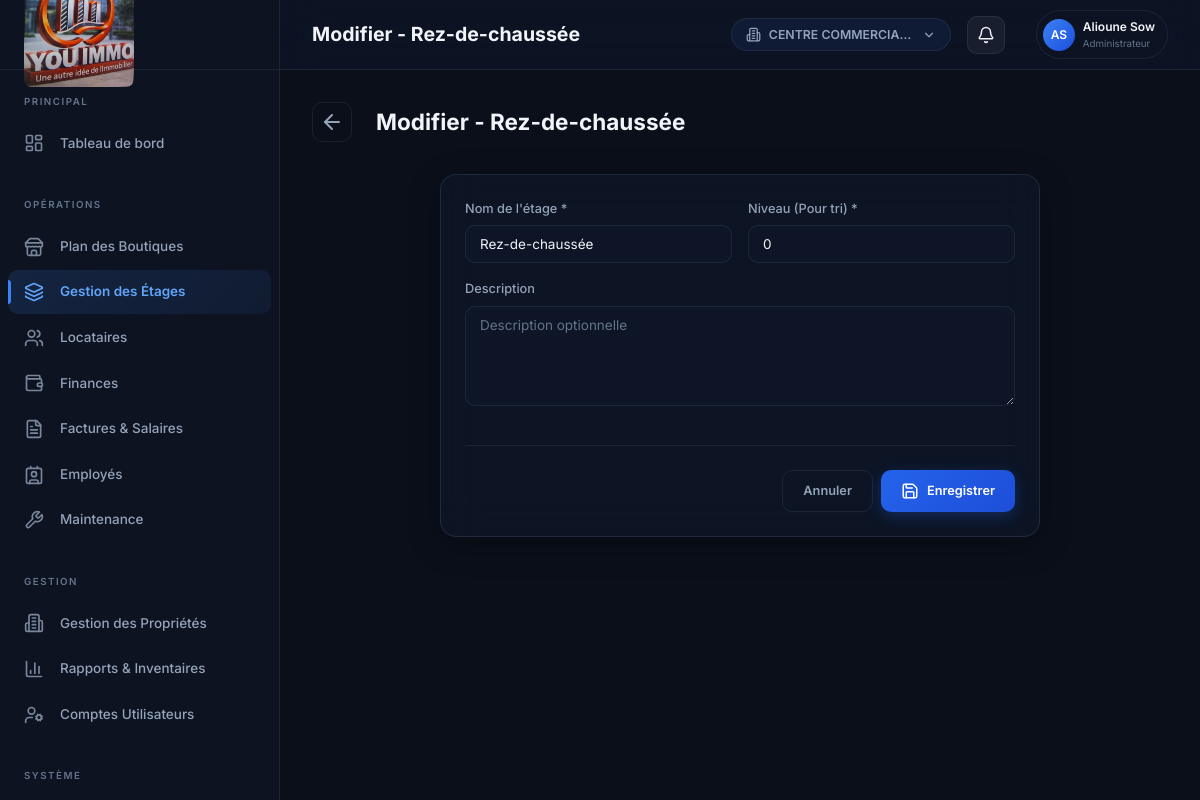
The app's page /locataires/etages/18/modifier/ (signed in) with its own data.
### tenants/models.py (models this page shows, shortened)
class Mall(models.Model):
    PROPERTY_TYPES = [
        ('mall', 'Centre Commercial'),
        ('building', 'Immeuble'),
        ('house', 'Maison / Villa'),
    ]
    name = models.CharField(max_length=200, verbose_name='Nom de la propriété')
    property_type = models.CharField(max_length=20, choices=PROPERTY_TYPES, default='mall', verbose_name='Type de propriété')
    address = models.TextField(blank=True, verbose_name='Adresse')
    description = models.TextField(blank=True, verbose_name='Description')
    created_at = models.DateTimeField(auto_now_add=True)
    class Meta:
        ordering = ['name']
        verbose_name = 'Propriété'
        verbose_name_plural = 'Propriétés'

class Floor(models.Model):
    mall = models.ForeignKey(Mall, on_delete=models.CASCADE, related_name='floors', verbose_name='Centre Commercial', null=True, blank=True)
    name = models.CharField(max_length=50, verbose_name='Nom (ex: Rez-de-chaussée, 1er étage)')
    level = models.IntegerField(default=0, verbose_name='Niveau (pour le tri, ex: 0, 1, 2, -1)')
    description = models.TextField(blank=True, verbose_name='Description')
    created_at = models.DateTimeField(auto_now_add=True)
    class Meta:
        ordering = ['level', 'name']
        verbose_name = 'Étage'
        verbose_name_plural = 'Étages'

### core/models.py (models this page shows, shortened)
class UserProfile(models.Model):
    ROLE_CHOICES = [
        ('admin', 'Administrateur'),
        ('manager', 'Manager'),
        ('accountant', 'Comptable'),
        ('maintenance', 'Agent de Maintenance'),
        ('secretary', 'Secrétaire'),
        ('employee', 'Employé'),
    ]
    user = models.OneToOneField(User, on_delete=models.CASCADE, related_name='profile')
    role = models.CharField(max_length=20, choices=ROLE_CHOICES, default='employee')
    phone = models.CharField(max_length=20, blank=True)
    avatar = models.ImageField(upload_to='avatars/', blank=True, null=True)
    class Meta:
        verbose_name = 'Profil utilisateur'
        verbose_name_plural = 'Profils utilisateurs'

### tenants/views.py (the view, shortened to what this page needs)
# urls.py: path('etages/<int:pk>/modifier/', views.FloorUpdateView.as_view(), name='floor_update'),
class FloorUpdateView(LoginRequiredMixin, UpdateView):
    model = Floor
    form_class = FloorForm
    template_name = 'tenants/floor_form.html'
    success_url = reverse_lazy('floor_list')
    def get_context_data(self, **kwargs):
        context = super().get_context_data(**kwargs)
        context['active_menu'] = 'floors'
        context['title'] = f"Modifier - {self.object.name}"
        return context

### tenants/forms.py
class FloorForm(forms.ModelForm):
    class Meta:
        model = Floor
        fields = ['name', 'level', 'description']
        widgets = {
            'name': forms.TextInput(attrs={'class': 'form-control', 'placeholder': 'Ex: Rez-de-chaussée, 1er étage'}),
            'level': forms.NumberInput(attrs={'class': 'form-control', 'placeholder': 'Pour le tri (ex: 0, 1, 2)'}),
            'description': forms.Textarea(attrs={'class': 'form-control', 'rows': 3, 'placeholder': 'Description optionnelle'}),
        }

### templates/tenants/floor_form.html (shortened to what this page needs)
{% extends 'base.html' %}
{% block page_title %}{{ title }}{% endblock %}
{% block content %}
<div class="detail-header animate-in">
    <a href="{% url 'floor_list' %}" class="back-btn">
        <i data-lucide="arrow-left"></i>
    </a>
    <div>
        <h2>{{ title }}</h2>
    </div>
</div>
<div class="card animate-in" style="max-width: 600px; margin: 0 auto; animation-delay: 0.1s;">
    <div class="card-body">
        <form method="post" class="form">
            <div class="form-row">
                <div class="form-group">
                    <label class="form-label">Nom de l'étage *</label>
                    {{ form.name }}
                </div>
                <div class="form-group">
                    <label class="form-label">Niveau (Pour tri) *</label>
                    {{ form.level }}
                </div>
            </div>
            <div class="form-group">
                <label class="form-label">Description</label>
                {{ form.description }}
            </div>
            <div class="form-actions">
                <a href="{% url 'floor_list' %}" class="btn btn-outline">Annuler</a>
                <button type="submit" class="btn btn-primary">
                    <i data-lucide="save"></i> Enregistrer
                </button>
            </div>
        </form>
    </div>
</div>
{% endblock %}

### templates/base.html (shortened to what this page needs)
<!DOCTYPE html>
<html lang="fr">
<head>
    {% load static %}
    <link rel="stylesheet" href="{% static 'css/style.css' %}?v={% now 'U' %}">
</head>
<body>
    {% if user.is_authenticated %}
    <div class="app-layout">
        <aside class="sidebar" id="sidebar">
            <div class="sidebar-logo">
                <img src="{% static 'images/logo.png' %}?v={% now 'U' %}" alt="YOU IMMO" style="width: 100%; max-width: 110px; height: auto; object-fit: contain; border-radius: 8px;">
            </div>
            <nav class="sidebar-nav">
                {% if user.tenant %}
                <div class="nav-section">
                    <div class="nav-section-title">Principal</div>
                    <a href="{% url 'tenant_dashboard' %}" class="nav-item {% if active_menu == 'tenant_dashboard' %}active{% endif %}">
                        <i data-lucide="layout-dashboard" class="nav-icon"></i>
                        <span>Mon Tableau de bord</span>
                    </a>
                </div>
                <div class="nav-section">
                    <div class="nav-section-title">Demandes</div>
                    <a href="{% url 'tenant_maintenance_create' %}" class="nav-item {% if active_menu == 'tenant_maintenance' %}active{% endif %}">
                        <i data-lucide="wrench" class="nav-icon"></i>
                        <span>Signaler une Panne</span>
                    </a>
                </div>
                <div class="nav-section" style="margin-top: auto;">
                    <form action="{% url 'logout' %}" method="post" id="logoutForm" style="display: none;">
                        {% csrf_token %}
                    </form>
                    <a href="#" onclick="document.getElementById('logoutForm').submit(); return false;" class="nav-item" style="color: var(--danger);">
                        <i data-lucide="log-out" class="nav-icon"></i>
                        <span>Déconnexion</span>
                    </a>
                </div>
                {% else %}
                <div class="nav-section">
                    <div class="nav-section-title">Principal</div>
                    <a href="{% url 'dashboard' %}" class="nav-item {% if active_menu == 'dashboard' %}active{% endif %}">
                        <i data-lucide="layout-dashboard" class="nav-icon"></i>
                        <span>Tableau de bord</span>
                    </a>
                </div>
                <div class="nav-section">
                    <div class="nav-section-title">Opérations</div>
                    {% if user.is_superuser or user.profile.role == 'admin' or user.profile.role == 'manager' or user.profile.role == 'secretary' %}
                    <a href="{% url 'shop_list' %}" class="nav-item {% if active_menu == 'shops' %}active{% endif %}">
                        <i data-lucide="store" class="nav-icon"></i>
                        <span>Plan des Boutiques</span>
                    </a>
                    <a href="{% url 'floor_list' %}" class="nav-item {% if active_menu == 'floors' %}active{% endif %}">
                        <i data-lucide="layers" class="nav-icon"></i>
                        <span>Gestion des Étages</span>
                    </a>
                    {% endif %}
                    {% if user.is_superuser or user.profile.role == 'admin' or user.profile.role == 'manager' or user.profile.role == 'accountant' or user.profile.role == 'secretary' %}
                    <a href="{% url 'tenant_list' %}" class="nav-item {% if active_menu == 'tenants' %}active{% endif %}">
                        <i data-lucide="users" class="nav-icon"></i>
                        <span>Locataires</span>
                    </a>
                    {% endif %}
                    {% if user.is_superuser or user.profile.role == 'admin' or user.profile.role == 'manager' or user.profile.role == 'accountant' %}
                    <a href="{% url 'finance_overview' %}" class="nav-item {% if active_menu == 'finance' %}active{% endif %}">
                        <i data-lucide="wallet" class="nav-icon"></i>
                        <span>Finances</span>
                    </a>
                    {% endif %}
                    {% if user.is_superuser or user.profile.role == 'admin' or user.profile.role == 'manager' or user.profile.role == 'accountant' or user.profile.role == 'secretary' %}
                    <a href="{% url 'invoices_salaries' %}" class="nav-item {% if active_menu == 'invoices_salaries' %}active{% endif %}">
                        <i data-lucide="file-text" class="nav-icon"></i>
                        <span>{% if user.profile.role == 'secretary' %}Factures de Loyers{% else %}Factures & Salaires{% endif %}</span>
                    </a>
                    {% endif %}
                    {% if user.is_superuser or user.profile.role == 'admin' or user.profile.role == 'manager' %}
                    <a href="{% url 'employee_list' %}" class="nav-item {% if active_menu == 'employees' %}active{% endif %}">
                        <i data-lucide="contact" class="nav-icon"></i>
                        <span>Employés</span>
                    </a>
                    {% endif %}
                    {% if user.is_superuser or user.profile.role == 'admin' or user.profile.role == 'manager' or user.profile.role == 'maintenance' or user.profile.role == 'secretary' %}
                    <a href="{% url 'maintenance_list' %}" class="nav-item {% if active_menu == 'maintenance' %}active{% endif %}">
                        <i data-lucide="wrench" class="nav-icon"></i>
                        <span>Maintenance</span>
                    </a>
                    {% endif %}
                </div>
                <div class="nav-section">
                    <div class="nav-section-title">Gestion</div>
                    {% if user.is_superuser or user.profile.role == 'admin' or user.profile.role == 'manager' %}
                    <a href="{% url 'mall_list' %}" class="nav-item {% if active_menu == 'malls' %}active{% endif %}">
                        <i data-lucide="building-2" class="nav-icon"></i>
                        <span>Gestion des Propriétés</span>
                    </a>
                    {% endif %}
                    {% if user.is_superuser or user.profile.role == 'admin' or user.profile.role == 'accountant' %}
                    <a href="{% url 'report_overview' %}" class="nav-item {% if active_menu == 'reports' %}active{% endif %}">
                        <i data-lucide="bar-chart-3" class="nav-icon"></i>
                        <span>Rapports & Inventaires</span>
                    </a>
                    {% endif %}
                    {% if user.is_superuser or user.profile.role == 'admin' %}
                    <a href="{% url 'staff_list' %}" class="nav-item {% if active_menu == 'staff' %}active{% endif %}">
                        <i data-lucide="user-cog" class="nav-icon"></i>
                        <span>Comptes Utilisateurs</span>
                    </a>
                    {% endif %}
                </div>
                <div class="nav-section" style="margin-top: auto;">
                    <div class="nav-section-title">Système</div>
                    {% if user.is_staff or user.is_superuser %}
                    <a href="/admin/" target="_blank" class="nav-item">
                    </a>
                    {% endif %}
                </div>
                {% endif %}
            </nav>
        </aside>
        <div class="main-wrapper">
            <header class="header">
                <div class="header-left">
                    <h1>{% block page_title %}YOU IMMO{% endblock %}</h1>
                </div>
                <div class="header-right">
                    {% if not user.tenant and request.all_malls|length > 0 %}
                    <div class="mall-switcher" id="mallSwitcherWrapper">
                        <button class="mall-switcher-btn" id="mallSwitcherBtn" type="button">
                            <i data-lucide="building-2"></i>
                            <span>{{ request.active_mall.name|default:"Sélectionner un centre" }}</span>
                            <i data-lucide="chevron-down" style="width:14px;height:14px;"></i>
                        </button>
                    </div>
                    {% endif %}
                    <div class="notification-dropdown-wrapper" id="notificationWrapper" style="position: relative; margin-right: 15px;">
                        <button class="notification-trigger-btn" id="notificationBtn" style="background: rgba(255,255,255,0.05); border: 1px solid var(--border-color); color: var(--text-primary); border-radius: var(--radius-md); width: 38px; height: 38px; display: flex; align-items: center; justify-content: center; cursor: pointer; position: relative;">
                            <i data-lucide="bell" style="width: 18px; height: 18px;"></i>
                        </button>
                    </div>
                    <div class="user-menu">
                        <div class="user-avatar">
                            {{ user.first_name|slice:":1"|upper }}{{ user.last_name|slice:":1"|upper }}
                        </div>
                        <div class="user-info">
                            <span class="user-name">{{ user.get_full_name|default:user.username }}</span>
                            <span class="user-role">{% if user.tenant %}Locataire{% else %}{{ user.profile.get_role_display|default:"Staff" }}{% endif %}</span>
                        </div>
                    </div>
                </div>
            </header>
            <main class="main-content">
                {% block content %}{% endblock %}
            </main>
        </div>
    </div>
    {% else %}
        {% block login_content %}{% endblock %}
    {% endif %}
</body>
</html>

### records on screen
Mall: active_mall.name "CENTRE COMMERCIA…"
Floor: name "Rez-de-chaussée", level "0"

### other values on screen
{{ title }} "Modifier - Rez-de-chaussée"
{{ user.first_name|slice:":1"|upper }} "A"
{{ user.last_name|slice:":1"|upper }} "S"
{{ user.get_full_name|default:user.username }} "Alioune Sow"
{{ user.profile.get_role_display|default:"Staff" }} "Administrateur"
